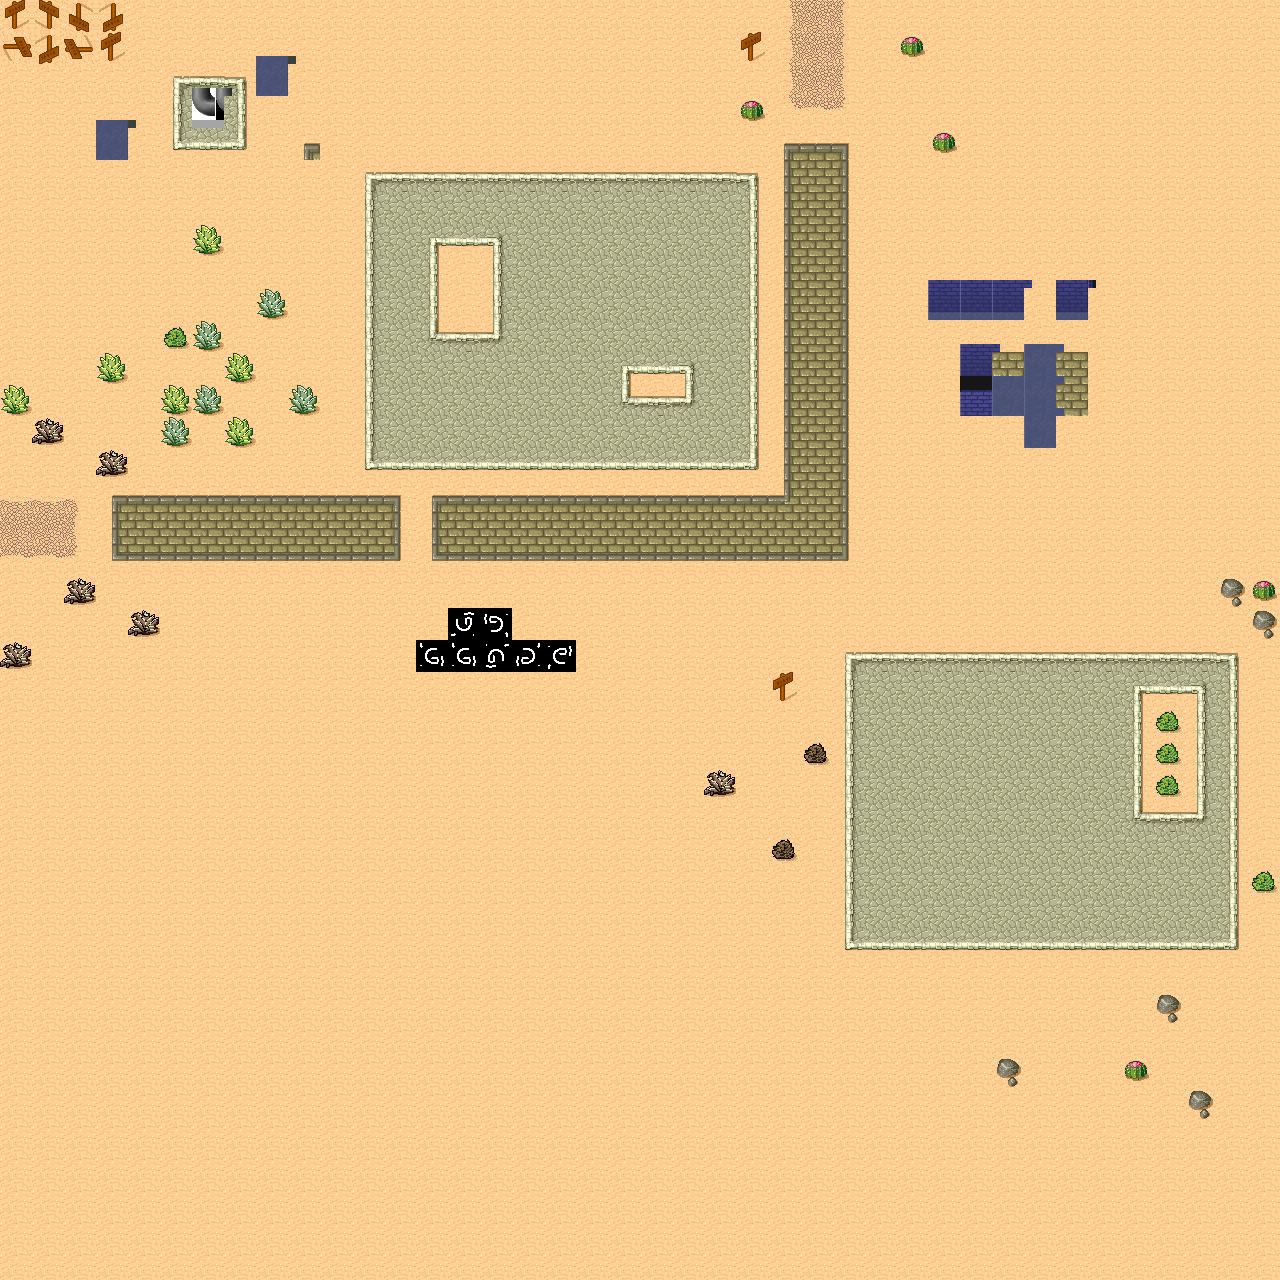

Below is a game level as drawn by its tile map, then a one-line description and the .tmx that defines it (tile-layer data replaced by summaries):
An orthogonal 40x40 tile map with 32x32 px tiles, 3 tile layers (Tile Layer 2, Ground, Rotation test), 3 tilesets.

<map version="1.0" orientation="orthogonal" width="40" height="40" tilewidth="32" tileheight="32">
 <tileset firstgid="1" name="Desert" tilewidth="32" tileheight="32" spacing="1" margin="1">
  <image source="tmw_desert_spacing.png" width="265" height="199" />
  <tile id="0">
   <properties>
    <property name="something here" value="true" />
   </properties>
  </tile>
  <tile id="4">
   <properties>
    <property name="moar" value="1.0" />
   </properties>
  </tile>
  <tile id="45">
   <properties>
    <property name="prop1" value="1.0" />
    <property name="prop2" value="2.0" />
    <property name="prop3null" value="" />
   </properties>
  </tile>
  <tile id="47">
   <properties>
    <property name="last" value="" />
   </properties>
  </tile>
 </tileset>
 <tileset firstgid="49" name="sewer_tileset" tilewidth="40" tileheight="40">
  <image source="sewer_tileset.png" trans="ff00ff" width="192" height="217" />
 </tileset>
 <tileset firstgid="69" name="rotation_test" tilewidth="32" tileheight="32">
  <image source="rotation_test.png" width="96" height="96" />
 </tileset>
 <layer name="Tile Layer 2" width="40" height="40">
  <data>[1600 cells, 15 non-empty, 14 distinct tile ids]</data>
 </layer>
 <layer name="Ground" width="40" height="40">
  <data>[1600 cells, 1600 non-empty, 46 distinct tile ids]</data>
 </layer>
 <layer name="Rotation test" width="40" height="40">
  <data>[1600 cells, 7 non-empty, 1 distinct tile ids]</data>
 </layer>
</map>
